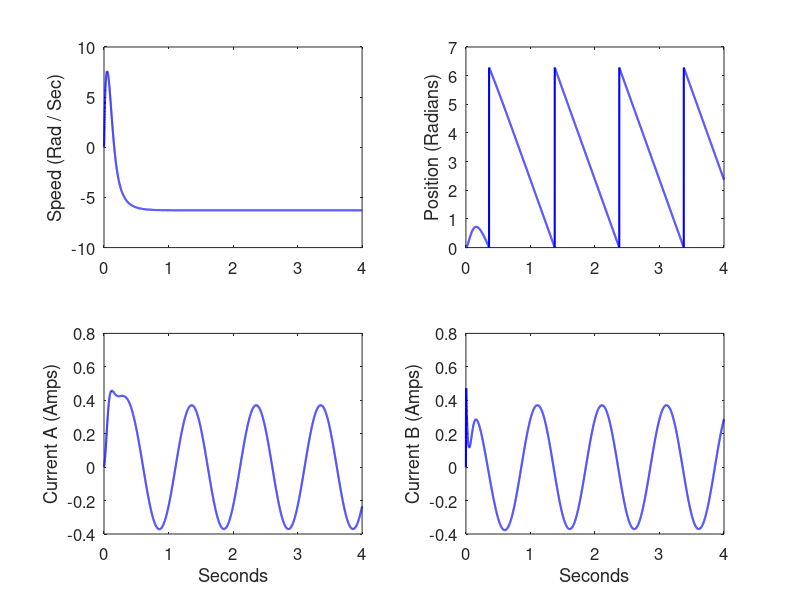

The MATLAB script that drew this image:
function MotorGeneral(ODEOption)

% Two-phase step motor simulation written in a general way so the programmer
% can implement any kind of integration desired.
% INPUT: ODEOption = 1 (Rectangular), 2 (Trapezoidal), 3 (Runge Kutta), 4 (ODE45)

if ~exist('ODEOption', 'var')
    ODEOption = 1;
end

dt = 0.0005; % Integration step size
tf = 4; % Simulation length 

x = [0; 0; 0; 0]; % Initial state

if ODEOption == 4
    % Matlab ODE solver
    [tArray, xArray] = ode45(@CalcXdot, [0, tf], x);
    xArray = xArray';
    xArray(4,:) = mod(xArray(4,:), 2*pi);
else
    i = 0;
    N = round(tf/dt) + 1;
    % Initialize arrays for plotting at the end of the program
    tArray = zeros(1, N);
    xArray = zeros(4, N);
    % Begin simulation loop
    for t = 0 : dt : tf
        i = i + 1;
        % Save data for plotting
        xArray(:,i) = x;
        tArray(i) = t;
        % Update x
        if ODEOption == 1
            % Rectangular integration
            xdot = CalcXdot(t, x);
            x = x + xdot * dt;
        elseif ODEOption == 2
            % Trapezoidal integration
            xdot1 = CalcXdot(t, x);
            xdot2 = CalcXdot(t+dt, x+xdot1*dt);
            x = x + (xdot1 + xdot2) * dt / 2;
        elseif ODEOption == 3
            xdot1 = CalcXdot(t, x);
            xdot2 = CalcXdot(t+dt/2, x+xdot1*dt/2);
            xdot3 = CalcXdot(t+dt/2, x+xdot2*dt/2);
            xdot4 = CalcXdot(t+dt, x+xdot3*dt);
            x = x + (xdot1/6 + xdot2/3 + xdot3/3 + xdot4/6) * dt;
        end
        x(4) = mod(x(4), 2*pi);
    end
end


% Compare linear and nonlinear simulation.
close all;
figure;
set(gcf,'Color','White'); 

subplot(2,2,1); hold on;
plot(tArray,xArray(3,:),'b-','LineWidth',1.5);
set(gca,'FontSize',12); set(gca,'Box','on');
ylabel('Speed (Rad / Sec)');

subplot(2,2,2); hold on;
plot(tArray,xArray(4,:),'b-','LineWidth',1.5);
set(gca,'FontSize',12); set(gca,'Box','on');
ylabel('Position (Radians)');

subplot(2,2,3); hold on;
plot(tArray,xArray(1,:),'b-','LineWidth',1.5);
set(gca,'FontSize',12); set(gca,'Box','on');
xlabel('Seconds'); ylabel('Current A (Amps)');

subplot(2,2,4); hold on;
plot(tArray,xArray(2,:),'b-','LineWidth',1.5);
set(gca,'FontSize',12); set(gca,'Box','on');
xlabel('Seconds'); ylabel('Current B (Amps)');
return

%%%%%%%%%%%%%%%%%%%%%%%%%%%%%%%%%%%%%%%%%%%%%%%%%%%
function xdot = CalcXdot(t, x)
w = 2 * pi; % Control input frequency
Ra = 1.9; % Winding resistance
L = 0.003; % Winding inductance
lambda = 0.1; % Motor constant
J = 0.00018; % Moment of inertia
B = 0.001; % Coefficient of viscous friction
ua = sin(w*t); % nominal winding A control input
ub = cos(w*t); % nominal winding B control input
xdot = [-Ra/L*x(1) + x(3)*lambda/L*sin(x(4)) + ua/L;
    -Ra/L*x(2) - x(3)*lambda/L*cos(x(4)) + ub/L;
    -3/2*lambda/J*x(1)*sin(x(4)) + 3/2*lambda/J*x(2)*cos(x(4)) - B/J*x(3);
    x(3)];
return